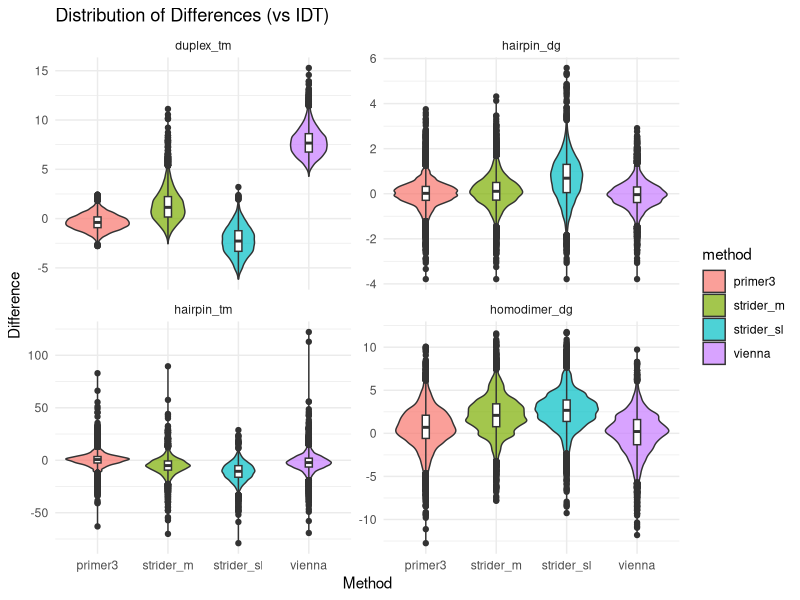

Reproduce this figure in R.
# Oligo engine parity analysis: reproduces the parity-report tables from
# evidence/oligo_engine_parity.csv.
#
#   Rscript evidence/analyze_parity.R
#
# Produces:
#   1. NA counts per method/metric (hairpin Tm NA rate is the headline number)
#   2. Distribution of differences vs IDT (violin + boxplot, per metric)
#   3. Duplex Tm slope vs IDT (per-method linear fit; the shared slope is an
#      IDT-side convention, the per-method offsets/slope excess are ours)
#   4. RMSE / mean abs diff table vs IDT
#
# dG convention reminder: strider/primer3/vienna report raw dG25 including the
# bimolecular initiation term, IDT reports structure-only dG, so a ~2
# kcal/mol offset on the dG panels is expected.

library(dplyr)
library(tidyr)
library(ggplot2)

dt <- read.csv("evidence/oligo_engine_parity.csv")

methods <- c("strider_m", "strider_sl", "primer3", "vienna")
metrics <- c("duplex_tm", "hairpin_dg", "hairpin_tm", "homodimer_dg")

# 1. NA counts per method/metric ------------------------------------------

cat("\n== NA counts (of", nrow(dt), "oligos) ==\n")
na_counts <- sapply(
  paste0(rep(methods, each = length(metrics)), "_", metrics),
  function(col) sum(is.na(dt[[col]]))
)
print(na_counts)

# 2. Differences vs IDT (long format) --------------------------------------

dt_long <- dt %>%
  pivot_longer(
    cols = -seq,
    names_to = c("method", "metric"),
    names_pattern = "(.*)_(duplex_tm|hairpin_dg|hairpin_tm|homodimer_dg)"
  ) %>%
  filter(method != "idt") %>%
  left_join(
    dt %>%
      pivot_longer(
        cols = starts_with("idt_"),
        names_prefix = "idt_",
        names_to = "metric",
        values_to = "idt_value"
      ),
    by = c("seq", "metric")
  ) %>%
  mutate(difference = value - idt_value)

dt_clean <- dt_long %>% filter(is.finite(difference))

ggplot(dt_clean, aes(x = method, y = difference, fill = method)) +
  geom_violin(alpha = 0.7) +
  geom_boxplot(width = 0.1, fill = "white") +
  facet_wrap(~metric, scales = "free_y") +
  theme_minimal() +
  labs(title = "Distribution of Differences (vs IDT)",
       y = "Difference", x = "Method")

# 3. Duplex Tm slope vs IDT -------------------------------------------------

cat("\n== Duplex Tm difference vs IDT: linear fit ==\n")
for (m in methods) {
  ok <- is.finite(dt[[paste0(m, "_duplex_tm")]]) & is.finite(dt$idt_duplex_tm)
  fit <- lm(dt[[paste0(m, "_duplex_tm")]][ok] - dt$idt_duplex_tm[ok]
            ~ dt$idt_duplex_tm[ok])
  slope <- coef(fit)[2]
  intercept <- coef(fit)[1]
  cat(sprintf("%-10s n=%5d  slope=%+.3f C per IDT C  intercept=%+.2f  mean_diff=%+.2f\n",
              m, sum(ok), slope, intercept,
              mean(dt[[paste0(m, "_duplex_tm")]][ok] - dt$idt_duplex_tm[ok])))
}

# 4. RMSE / mean abs diff vs IDT --------------------------------------------

cat("\n== Error vs IDT by method and metric ==\n")
rmse_results <- dt_long %>%
  filter(!is.na(difference)) %>%
  group_by(method, metric) %>%
  summarise(
    n = n(),
    mean_diff = mean(difference),
    mean_abs_diff = mean(abs(difference)),
    rmse = sqrt(mean(difference^2)),
    .groups = "drop"
  ) %>%
  arrange(metric, rmse)

print(as.data.frame(rmse_results), row.names = FALSE)
